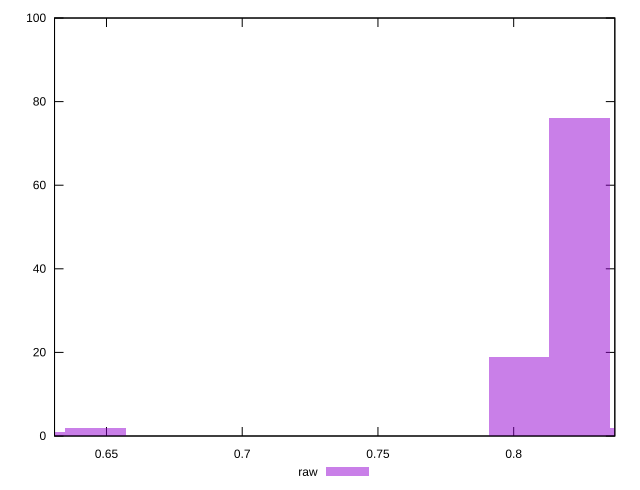

Write gnuplot code to recreate this figure.
reset

$raw <<EOF
0.6459989950755585 2
0.824205614406747 76
0.8019297869903483 19
0.6237231676591599 1
0.8464814418231456 2
EOF

set key outside below
set boxwidth 0.022275827416398566
set xrange [0.6308625101584976:0.8372573638393416]
set yrange [0:100]
set trange [0:100]
set style fill transparent solid 0.5 noborder
set terminal svg size 640, 490 enhanced background rgb 'white'
set output "reports/report_00031_2021-02-24T23-18-18.084Z/meta/pScore/samples/music/raw/histogram.svg"

plot $raw title "raw" with boxes

reset
